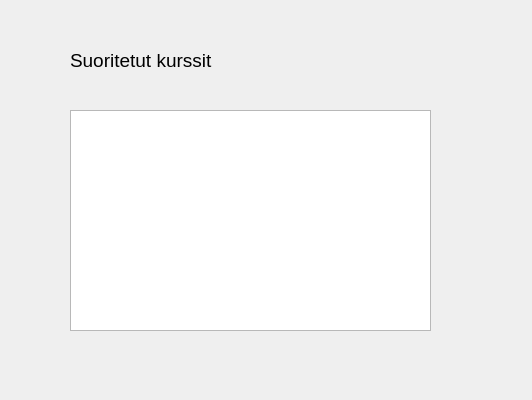
<?xml version="1.0" encoding="UTF-8"?>
<ui version="4.0">
 <class>MyGrades</class>
 <widget class="QDialog" name="MyGrades">
  <property name="geometry">
   <rect>
    <x>0</x>
    <y>0</y>
    <width>532</width>
    <height>400</height>
   </rect>
  </property>
  <property name="windowTitle">
   <string>Dialog</string>
  </property>
  <widget class="QLabel" name="label">
   <property name="geometry">
    <rect>
     <x>70</x>
     <y>40</y>
     <width>201</width>
     <height>41</height>
    </rect>
   </property>
   <property name="font">
    <font>
     <pointsize>14</pointsize>
    </font>
   </property>
   <property name="text">
    <string>Suoritetut kurssit</string>
   </property>
  </widget>
  <widget class="QTableView" name="tableGrades">
   <property name="geometry">
    <rect>
     <x>70</x>
     <y>110</y>
     <width>361</width>
     <height>221</height>
    </rect>
   </property>
  </widget>
 </widget>
 <resources/>
 <connections/>
</ui>
